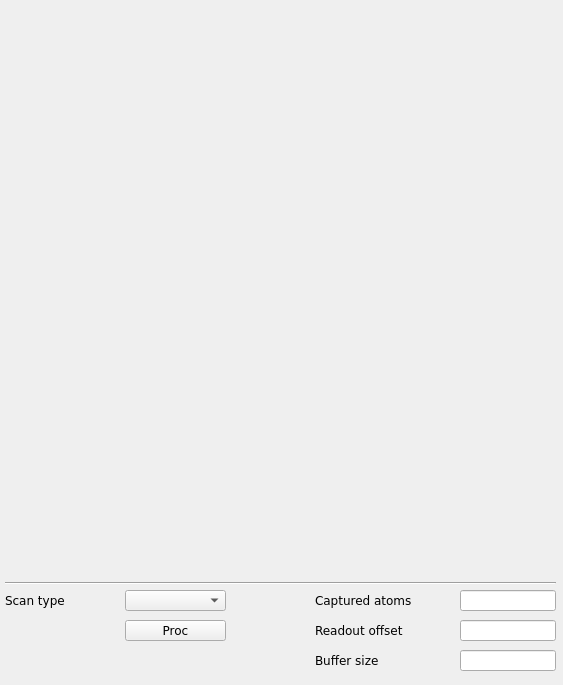
<?xml version="1.0" encoding="UTF-8"?>
<ui version="4.0">
 <class>mainWindow</class>
 <widget class="QMainWindow" name="mainWindow">
  <property name="geometry">
   <rect>
    <x>0</x>
    <y>0</y>
    <width>563</width>
    <height>685</height>
   </rect>
  </property>
  <property name="windowTitle">
   <string/>
  </property>
  <widget class="QWidget" name="centralwidget">
   <widget class="Line" name="line">
    <property name="geometry">
     <rect>
      <x>5</x>
      <y>575</y>
      <width>551</width>
      <height>16</height>
     </rect>
    </property>
    <property name="orientation">
     <enum>Qt::Horizontal</enum>
    </property>
   </widget>
   <widget class="caCartesianPlot" name="caCartesianPlot">
    <property name="geometry">
     <rect>
      <x>4</x>
      <y>10</y>
      <width>551</width>
      <height>561</height>
     </rect>
    </property>
    <property name="font">
     <font>
      <family>Sans</family>
      <pointsize>8</pointsize>
     </font>
    </property>
    <property name="Title" stdset="0">
     <string notr="true">SUM signal</string>
    </property>
    <property name="TitleX">
     <string notr="true">Bunches</string>
    </property>
    <property name="TitleY">
     <string notr="true">Arbitrary units</string>
    </property>
    <property name="channels_1" stdset="0">
     <string notr="true">;$(BPM):bunch.Sum</string>
    </property>
    <property name="Style_1">
     <enum>caCartesianPlot::Lines</enum>
    </property>
    <property name="symbol_1">
     <enum>caCartesianPlot::Star1</enum>
    </property>
    <property name="color_1">
     <color>
      <red>255</red>
      <green>170</green>
      <blue>0</blue>
     </color>
    </property>
    <property name="channels_2" stdset="0">
     <string notr="true"/>
    </property>
    <property name="symbol_2">
     <enum>caCartesianPlot::Star2</enum>
    </property>
    <property name="color_2">
     <color>
      <red>6</red>
      <green>0</green>
      <blue>255</blue>
     </color>
    </property>
    <property name="plotMode">
     <enum>caCartesianPlot::PlotNPointsAndStop</enum>
    </property>
    <property name="countNumOrChannel" stdset="0">
     <string notr="true"/>
    </property>
    <property name="triggerChannel" stdset="0">
     <string notr="true"/>
    </property>
    <property name="foreground">
     <color alpha="0">
      <red>255</red>
      <green>255</green>
      <blue>255</blue>
     </color>
    </property>
    <property name="gridColor">
     <color>
      <red>0</red>
      <green>0</green>
      <blue>0</blue>
     </color>
    </property>
    <property name="XaxisScaling" stdset="0">
     <enum>caCartesianPlot::Auto</enum>
    </property>
    <property name="XaxisLimits">
     <string>0;100</string>
    </property>
    <property name="YaxisLimits">
     <string>-1000000;-900000</string>
    </property>
   </widget>
   <widget class="QLabel" name="label_20">
    <property name="geometry">
     <rect>
      <x>5</x>
      <y>590</y>
      <width>131</width>
      <height>20</height>
     </rect>
    </property>
    <property name="font">
     <font>
      <family>DejaVu Sans</family>
      <pointsize>9</pointsize>
     </font>
    </property>
    <property name="text">
     <string>Scan type</string>
    </property>
   </widget>
   <widget class="caMessageButton" name="camessagebutton">
    <property name="geometry">
     <rect>
      <x>125</x>
      <y>620</y>
      <width>101</width>
      <height>21</height>
     </rect>
    </property>
    <property name="font">
     <font>
      <family>DejaVu Sans</family>
      <pointsize>9</pointsize>
     </font>
    </property>
    <property name="text">
     <string>Proc</string>
    </property>
    <property name="flat">
     <bool>false</bool>
    </property>
    <property name="fontScaleMode">
     <enum>EPushButton::WidthAndHeight</enum>
    </property>
    <property name="channel" stdset="0">
     <string notr="true">$(BPM):bunch.PROC</string>
    </property>
    <property name="background">
     <color>
      <red>255</red>
      <green>255</green>
      <blue>255</blue>
     </color>
    </property>
    <property name="pressMessage">
     <string notr="true">1</string>
    </property>
   </widget>
   <widget class="caTextEntry" name="tbtddcsynth_ngrp">
    <property name="geometry">
     <rect>
      <x>460</x>
      <y>650</y>
      <width>96</width>
      <height>21</height>
     </rect>
    </property>
    <property name="font">
     <font>
      <family>DejaVu Sans</family>
      <pointsize>10</pointsize>
     </font>
    </property>
    <property name="alignment">
     <set>Qt::AlignRight|Qt::AlignTrailing|Qt::AlignVCenter</set>
    </property>
    <property name="channel" stdset="0">
     <string notr="true">$(BPM):bunch.NGRP</string>
    </property>
    <property name="precisionMode">
     <enum>caLineEdit::User</enum>
    </property>
    <property name="limitsMode">
     <enum>caLineEdit::User</enum>
    </property>
    <property name="maxValue">
     <double>100000.000000000000000</double>
    </property>
    <property name="minValue">
     <double>10.000000000000000</double>
    </property>
    <property name="fontScaleMode">
     <enum>caLineEdit::WidthAndHeight</enum>
    </property>
   </widget>
   <widget class="QLabel" name="label_23">
    <property name="geometry">
     <rect>
      <x>315</x>
      <y>590</y>
      <width>181</width>
      <height>20</height>
     </rect>
    </property>
    <property name="font">
     <font>
      <family>DejaVu Sans</family>
      <pointsize>9</pointsize>
     </font>
    </property>
    <property name="text">
     <string>Captured atoms</string>
    </property>
   </widget>
   <widget class="QLabel" name="label_19">
    <property name="geometry">
     <rect>
      <x>315</x>
      <y>650</y>
      <width>181</width>
      <height>20</height>
     </rect>
    </property>
    <property name="font">
     <font>
      <family>DejaVu Sans</family>
      <pointsize>9</pointsize>
     </font>
    </property>
    <property name="text">
     <string>Buffer size</string>
    </property>
   </widget>
   <widget class="caMenu" name="tbtddcsynth_scan">
    <property name="geometry">
     <rect>
      <x>125</x>
      <y>590</y>
      <width>101</width>
      <height>21</height>
     </rect>
    </property>
    <property name="font">
     <font>
      <family>DejaVu Sans</family>
      <pointsize>9</pointsize>
     </font>
    </property>
    <property name="channel" stdset="0">
     <string notr="true">$(BPM):bunch.SCAN</string>
    </property>
   </widget>
   <widget class="caTextEntry" name="tbtddcsynth_offs_2">
    <property name="geometry">
     <rect>
      <x>460</x>
      <y>590</y>
      <width>96</width>
      <height>21</height>
     </rect>
    </property>
    <property name="font">
     <font>
      <family>DejaVu Sans</family>
      <pointsize>10</pointsize>
     </font>
    </property>
    <property name="alignment">
     <set>Qt::AlignRight|Qt::AlignTrailing|Qt::AlignVCenter</set>
    </property>
    <property name="channel" stdset="0">
     <string notr="true">$(BPM):bunch:captured_atoms</string>
    </property>
    <property name="fontScaleMode">
     <enum>caLineEdit::WidthAndHeight</enum>
    </property>
   </widget>
   <widget class="QLabel" name="label_21">
    <property name="geometry">
     <rect>
      <x>315</x>
      <y>620</y>
      <width>181</width>
      <height>20</height>
     </rect>
    </property>
    <property name="font">
     <font>
      <family>DejaVu Sans</family>
      <pointsize>9</pointsize>
     </font>
    </property>
    <property name="text">
     <string>Readout offset</string>
    </property>
   </widget>
   <widget class="caTextEntry" name="tbtddcsynth_offs">
    <property name="geometry">
     <rect>
      <x>460</x>
      <y>620</y>
      <width>96</width>
      <height>21</height>
     </rect>
    </property>
    <property name="font">
     <font>
      <family>DejaVu Sans</family>
      <pointsize>10</pointsize>
     </font>
    </property>
    <property name="alignment">
     <set>Qt::AlignRight|Qt::AlignTrailing|Qt::AlignVCenter</set>
    </property>
    <property name="channel" stdset="0">
     <string notr="true">$(BPM):bunch.OFFS</string>
    </property>
    <property name="fontScaleMode">
     <enum>caLineEdit::WidthAndHeight</enum>
    </property>
   </widget>
  </widget>
 </widget>
 <customwidgets>
  <customwidget>
   <class>QwtPlot</class>
   <extends>QFrame</extends>
   <header>qwt_plot.h</header>
  </customwidget>
  <customwidget>
   <class>caMenu</class>
   <extends>QComboBox</extends>
   <header>caMenu</header>
  </customwidget>
  <customwidget>
   <class>caTextEntry</class>
   <extends>caLineEdit</extends>
   <header>caTextEntry</header>
  </customwidget>
  <customwidget>
   <class>caMessageButton</class>
   <extends>QPushButton</extends>
   <header>caMessageButton</header>
  </customwidget>
  <customwidget>
   <class>caLineEdit</class>
   <extends>QLineEdit</extends>
   <header>caLineEdit</header>
  </customwidget>
  <customwidget>
   <class>caCartesianPlot</class>
   <extends>QwtPlot</extends>
   <header>caCartesianPlot</header>
   <container>1</container>
  </customwidget>
 </customwidgets>
 <resources/>
 <connections/>
</ui>
